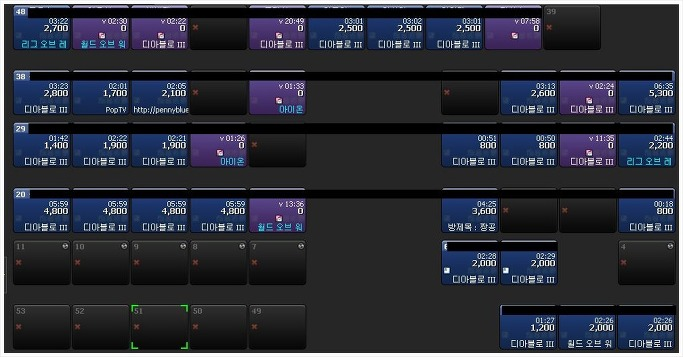
#> input picture seat_detect/pcroom.jpg, 683 x 357 px; its folder holds only this picture in this run
$ python -i Color_detect.py   (imports and definitions only)   (older library calls are emulated)
#> lines starting #> are read from the running program, lines starting #| are printed output that depends on the picture; after the words box and inside, x2 and y2 are one past the last pixel; in counts of white or black regions, pixels touching at a corner belong together
#> further down, picture is the input picture: shape (357, 683, 3); mean B, G, R 59, 48.1, 45.3
# -*- coding: UTF-8 -*-
################################
################################
# 모듈명    : Color_detect
# 작성자    : 이현지
# 설명      : PC방 좌석의 배치도 이미지 상에서 색상을 통해 좌석 상황을 식별한다
################################
################################

import cv2
import numpy as np

# 전역 변수 선언 및 초기화
occupied_list=[]    # 이미 차지하고 있는 좌석을 인식한 개체 리스트
empty_list=[]       # 빈 좌석 개체 리스트

################################
# 함수명    : detect_seat
# 작성자    : 이현지
# 설명      : 좌석 배치도 상에서 빈 공간과 이미 차지된 좌석, 빈 좌석을 구분한다
# 리턴      : _
# 매개변수  : PC방 좌석 배치도 image
################################
def detect_seat(image):
    global detect_list

    hsv = cv2.cvtColor(image, cv2.COLOR_BGR2HSV)
#> hsv: shape (357, 683, 3); mean H, S, V 58, 62.9, 59.4

    # 각 객체의 hsv 색상 범위 설정
    # bseat: 파랑 좌석, pseat: 보라 좌석, empty: 빈 좌석
    bseat_lower = np.array([101, 122, 49], np.uint8)
    bseat_upper = np.array([113, 208, 110], np.uint8)

    pseat_lower = np.array([126, 31, 54], np.uint8)
    pseat_upper = np.array([167, 180, 255], np.uint8)

    empty_lower = np.array([0, 79, 23], np.uint8)
    empty_upper = np.array([17, 255, 255], np.uint8)

    bseat = cv2.inRange(hsv, bseat_lower, bseat_upper)
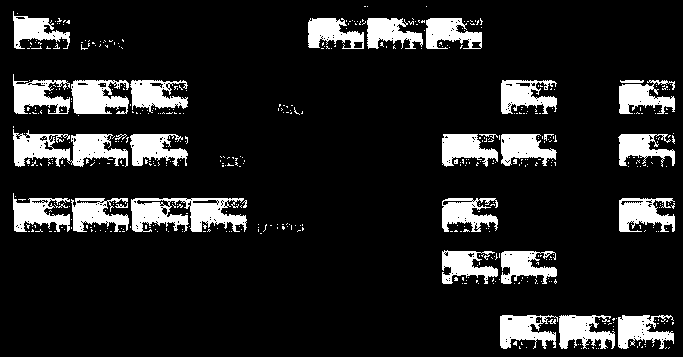
#> bseat: shape (357, 683); 13.1% white; 521 white regions (489 under 20 px), largest, box (x1, y1, x2, y2) and area: (131, 198, 247, 232) 2425, (13, 129, 128, 167) 2319, (71, 80, 129, 114) 1462
    pseat = cv2.inRange(hsv, pseat_lower, pseat_upper)
#> pseat: shape (357, 683); 5.8% white; 34 white regions (25 under 20 px), largest, box (x1, y1, x2, y2) and area: (559, 80, 616, 114) 1785, (484, 18, 541, 49) 1671, (560, 134, 616, 167) 1647
    empty = cv2.inRange(hsv, empty_lower, empty_upper)
#> empty: shape (357, 683); 0.33% white; 26 white regions (8 under 20 px), largest, box (x1, y1, x2, y2) and area: (131, 259, 142, 268) 57, (545, 23, 553, 32) 56, (249, 323, 260, 331) 55

    kernel = np.ones((5, 5), "uint8")

    bseat = cv2.dilate(bseat, kernel)
#> bseat: shape (357, 683); 23% white; 20 white regions, largest, box (x1, y1, x2, y2) and area: (11, 191, 249, 234) 8686, (11, 72, 190, 118) 6559, (498, 313, 676, 351) 6284
    pseat = cv2.dilate(pseat, kernel)
#> pseat: shape (357, 683); 7.8% white; 12 white regions, largest, box (x1, y1, x2, y2) and area: (70, 16, 190, 51) 3904, (557, 78, 618, 118) 2315, (556, 132, 618, 169) 2188
    empty = cv2.dilate(empty, kernel)
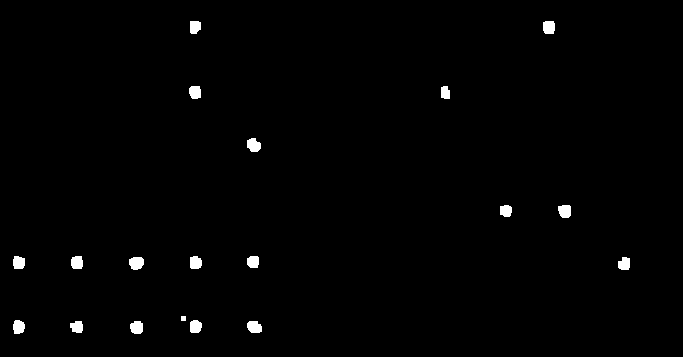
#> empty: shape (357, 683); 1% white; 19 white regions

    # 이미지 상에서 각 색상 판별하여 개체 리스트에 추가
    # 1. 파란색으로 표시된 좌석
    (_, contours, hierarchy) = cv2.findContours(bseat, cv2.RETR_TREE, cv2.CHAIN_APPROX_SIMPLE)
#> contours = 84 contours, 48 with area under 20; largest, box (x1, y1, x2, y2) and area: (11, 191, 249, 234) 8494, (11, 72, 190, 118) 6402, (498, 313, 676, 351) 6094, (11, 124, 190, 169) 6024, (306, 16, 485, 51) 5736
    for pic, contour in enumerate(contours):
        area = cv2.contourArea(contour)
        # 파란색 영역이 700이상일 때, 좌석이라고 간주한다
        if (area > 700):
            x, y, w, h = cv2.boundingRect(contour)
            occupied_list.append((x, y, w, h, area))    # 이미 사용 중인 좌석의 개체 리스트에 추가
            image = cv2.rectangle(image, (x, y), (x + w, y + h), (255, 0, 0), 2)    #이미지에 해당 영역 사각형으로 표시
#> this loop made 84 passes
#> (area, x, y, w, h) on passes 1, 7, 14, 17, 21, 35, 38, 40, 45, 48, 52, 65: (6094.5, 498, 313, 178, 38), (3987.5, 440, 248, 119, 38), (2064, 617, 196, 60, 38), (2057.5, 440, 196, 60, 38), (8493.5, 11, 191, 238, 43), (3929, 440, 132, 119, 37), (1907, 616, 131, 61, 38), (6023.5, 11, 124, 179, 45), (2037, 617, 78, 60, 38), (2046, 499, 78, 60, 38), (6401.5, 11, 72, 179, 46), (5735.5, 306, 16, 179, 35)
#> area on passes 5, 6, 11, 12, 13, 22: 64, 47.5, 68, 137, 255, 22.5
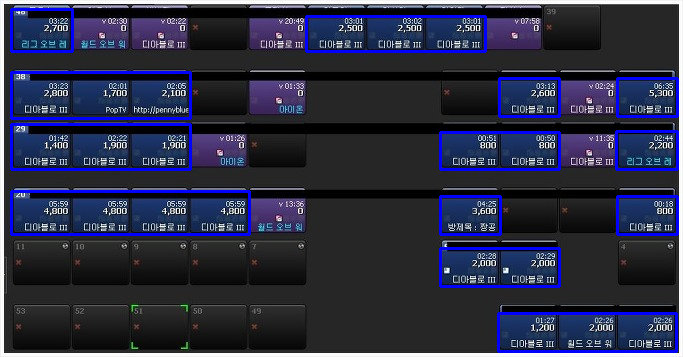
#> image: shape (357, 683, 3); mean B, G, R 70.2, 46.7, 43.9
#> after the loop, occupied_list = 13 items, first 6: (498, 313, 178, 38, 6094.5), (440, 248, 119, 38, 3987.5), (617, 196, 60, 38, 2064), (440, 196, 60, 38, 2057.5), (11, 191, 238, 43, 8493.5), (440, 132, 119, 37, 3929)

    # 2. 보라색으로 표시된 좌석
    (_, contours, hierarchy) = cv2.findContours(pseat, cv2.RETR_TREE, cv2.CHAIN_APPROX_SIMPLE)
#> contours = 12 contours, 1 with area under 20; largest, box (x1, y1, x2, y2) and area: (70, 16, 190, 51) 3732, (557, 78, 618, 118) 2218, (556, 132, 618, 169) 2093, (247, 16, 308, 53) 2038, (247, 78, 310, 117) 2027
    for pic, contour in enumerate(contours):
        area = cv2.contourArea(contour)
        if (area > 700):
            x, y, w, h = cv2.boundingRect(contour)
            occupied_list.append((x, y, w, h, area))
            image = cv2.rectangle(image, (x, y), (x + w, y + h), (0, 255, 0), 2)
#> this loop made 12 passes
#> (area, x, y, w, h) on passes 3, 5, 6, 7, 8, 9, 10, 11: (1950.5, 247, 196, 63, 38), (2093, 556, 132, 62, 37), (1878, 188, 132, 61, 37), (2217.5, 557, 78, 61, 40), (2027, 247, 78, 63, 39), (2016.5, 482, 16, 63, 35), (2038.5, 247, 16, 61, 37), (3732, 70, 16, 120, 35)
#> area on passes 1, 12: 24.5, 42
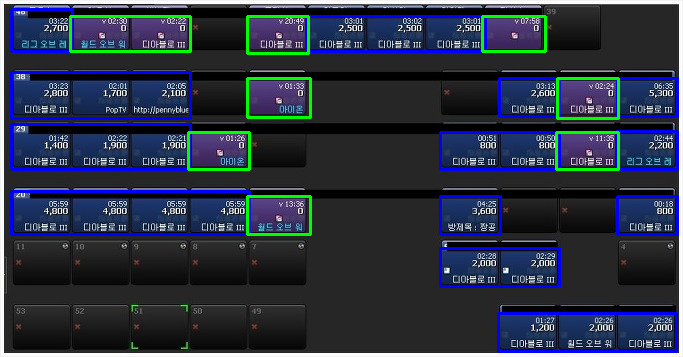
#> image: shape (357, 683, 3); mean B, G, R 69.1, 51.5, 43.5
#> after the loop, occupied_list = 21 items, first 6: (498, 313, 178, 38, 6094.5), (440, 248, 119, 38, 3987.5), (617, 196, 60, 38, 2064), (440, 196, 60, 38, 2057.5), (11, 191, 238, 43, 8493.5), (440, 132, 119, 37, 3929)

    # 3. 빈 좌석
    (_, contours, hierarchy) = cv2.findContours(empty, cv2.RETR_TREE, cv2.CHAIN_APPROX_SIMPLE)
#> contours = 19 contours, 1 with area under 20; largest, box (x1, y1, x2, y2) and area: (129, 257, 144, 270) 140, (247, 138, 261, 152) 130, (247, 321, 262, 333) 128, (558, 205, 571, 218) 126, (543, 21, 555, 34) 124
    for pic, contour in enumerate(contours):
        area = cv2.contourArea(contour)
        # 빈 좌석을 표시하는 'X' 표식의 영역의 넓이를 개체로 인식한다
        if(area > 80):
            x, y, w, h = cv2.boundingRect(contour)
            empty_list.append((x, y, w, h, area))
            image = cv2.rectangle(image, (x, y), (x + w, y + h), (0, 0, 255), 2)
#> this loop made 19 passes
#> (area, x, y, w, h) on passes 1, 2, 3, 4, 5, 7, 8, 9, 10, 11, 12, 13: (128.5, 247, 321, 15, 12), (123, 130, 321, 13, 13), (105.5, 70, 321, 13, 12), (115.5, 190, 320, 12, 13), (118.5, 13, 320, 12, 14), (109.5, 618, 257, 12, 13), (139.5, 129, 257, 15, 13), (109.5, 247, 256, 12, 12), (116, 190, 256, 12, 13), (119, 71, 256, 12, 13), (116, 13, 256, 12, 13), (126, 558, 205, 13, 13)
#> pass 1, in detect_seat, `image = cv2.rectangle(image, (x, y), (x + w, y + h), (0, 0, 255), 2)`:
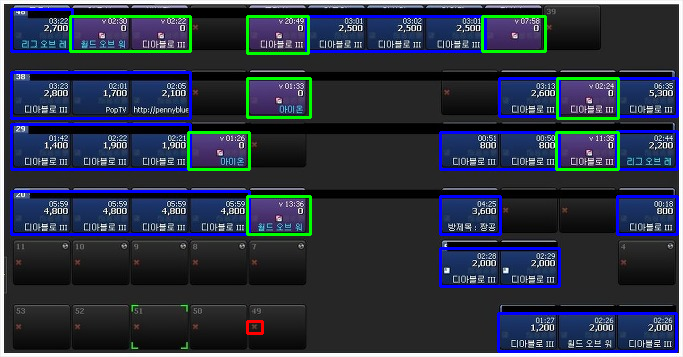
#> image: shape (357, 683, 3); 0.06% of pixels changed, all inside (x1, y1, x2, y2) = (246, 320, 264, 335)
#> pass 3, in detect_seat, `image = cv2.rectangle(image, (x, y), (x + w, y + h), (0, 0, 255), 2)`:
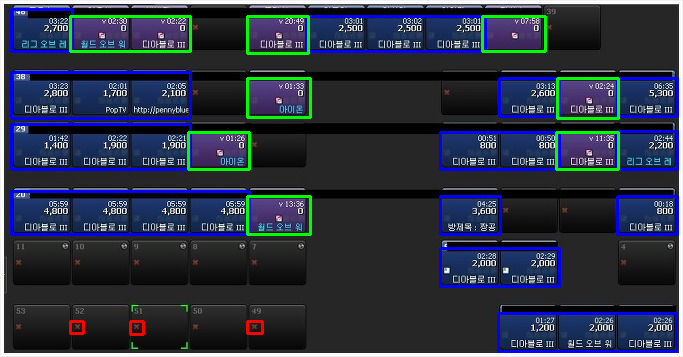
#> image: shape (357, 683, 3); mean B, G, R 69.1, 51.5, 43.9
#> after the loop:
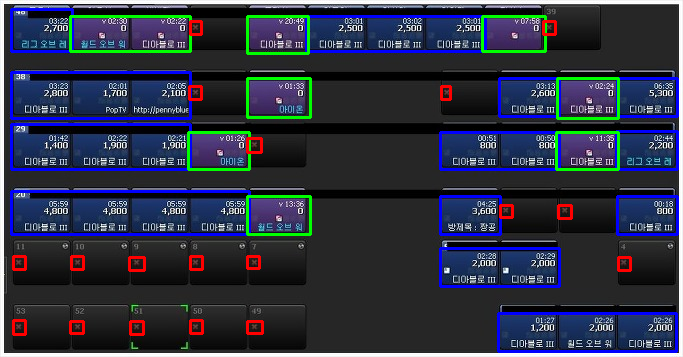
#> image: shape (357, 683, 3); 0.9% of pixels changed, all inside (x1, y1, x2, y2) = (12, 20, 632, 336)
#> after the loop, empty_list = 18 items, first 6: (247, 321, 15, 12, 128.5), (130, 321, 13, 13, 123), (70, 321, 13, 12, 105.5), (190, 320, 12, 13, 115.5), (13, 320, 12, 14, 118.5), (618, 257, 12, 13, 109.5)

>>> import cv2
>>> picture = cv2.imread('pcroom.jpg')
>>> result = detect_seat(picture)
